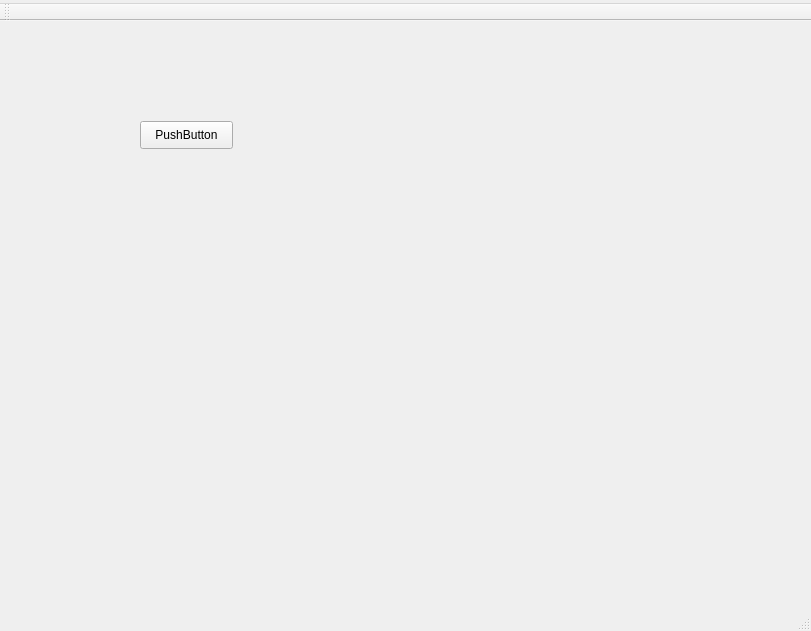
<?xml version="1.0" encoding="UTF-8"?>
<ui version="4.0">
 <class>MainWindow</class>
 <widget class="QMainWindow" name="MainWindow">
  <property name="geometry">
   <rect>
    <x>0</x>
    <y>0</y>
    <width>811</width>
    <height>631</height>
   </rect>
  </property>
  <property name="windowTitle">
   <string>MainWindow</string>
  </property>
  <widget class="QWidget" name="centralWidget">
   <widget class="QPushButton" name="pushButton">
    <property name="geometry">
     <rect>
      <x>140</x>
      <y>100</y>
      <width>93</width>
      <height>28</height>
     </rect>
    </property>
    <property name="text">
     <string>PushButton</string>
    </property>
   </widget>
  </widget>
  <widget class="QMenuBar" name="menuBar">
   <property name="geometry">
    <rect>
     <x>0</x>
     <y>0</y>
     <width>811</width>
     <height>26</height>
    </rect>
   </property>
   <widget class="QMenu" name="menuGestion_Patient">
    <property name="title">
     <string/>
    </property>
   </widget>
   <addaction name="menuGestion_Patient"/>
  </widget>
  <widget class="QToolBar" name="mainToolBar">
   <attribute name="toolBarArea">
    <enum>TopToolBarArea</enum>
   </attribute>
   <attribute name="toolBarBreak">
    <bool>false</bool>
   </attribute>
  </widget>
  <widget class="QStatusBar" name="statusBar"/>
 </widget>
 <layoutdefault spacing="6" margin="11"/>
 <resources/>
 <connections/>
</ui>
